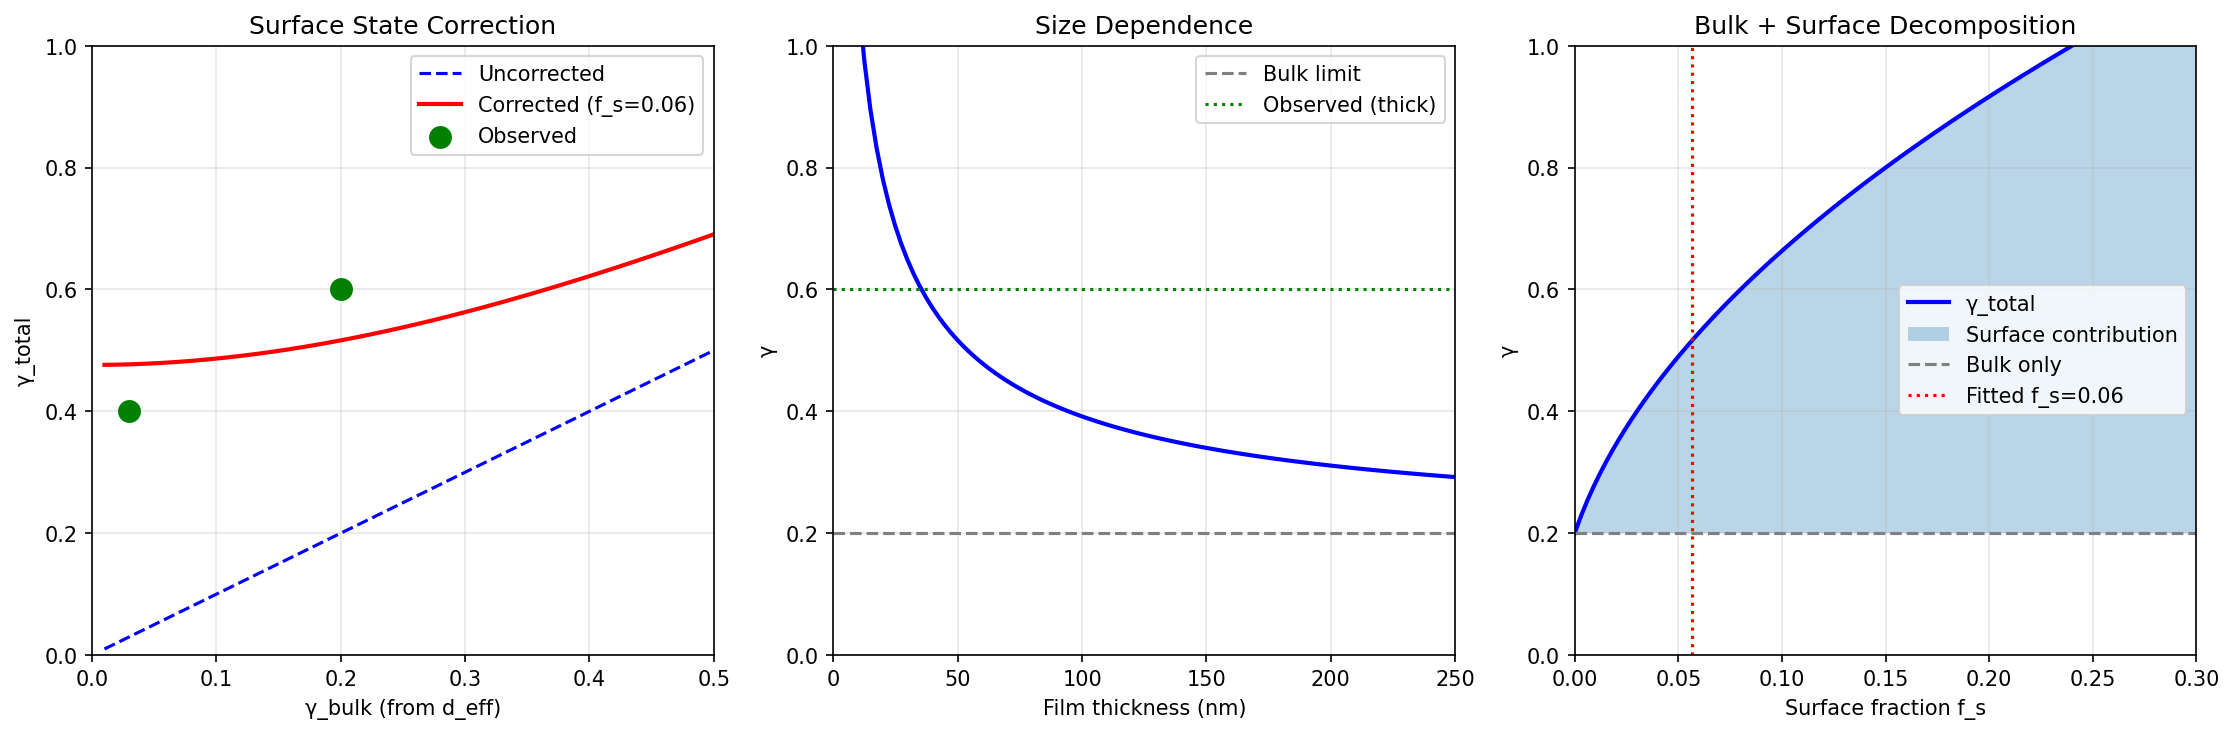

Reproduce this figure in Python.
#!/usr/bin/env python3
"""
Chemistry Session #43: Topological Material Corrections

Session #42 found systematic under-prediction of γ for topological materials.
This session investigates WHY and develops corrections.

Key observation:
- Bi2Se3: pred=0.20, obs=0.60 (error=0.40)
- Cd3As2: pred=0.03, obs=0.40 (error=0.37)

Both are large fractional errors. What's different about topological materials?
"""

import numpy as np
import matplotlib.pyplot as plt
from scipy import stats
from scipy.optimize import curve_fit

print("=" * 70)
print("Chemistry Session #43: Topological Material Corrections")
print("=" * 70)
print()

# =============================================================================
# PART 1: THE DISCREPANCY
# =============================================================================

print("-" * 70)
print("PART 1: THE DISCREPANCY")
print("-" * 70)
print()

# From Session #42
topological_data = {
    "Bi2Se3 (TI)": {
        "d": 3, "d_lower": 0, "z": 1.5,
        "xi_over_a": 10, "gamma_pred": 0.20, "gamma_obs": 0.60
    },
    "Cd3As2 (Weyl)": {
        "d": 3, "d_lower": 0, "z": 1.0,
        "xi_over_a": 15, "gamma_pred": 0.03, "gamma_obs": 0.40
    },
}

# Non-topological for comparison
conventional_data = {
    "BiFeO3": {"gamma_pred": 1.40, "gamma_obs": 1.50},
    "TbMnO3": {"gamma_pred": 1.52, "gamma_obs": 1.70},
    "YBCO": {"gamma_pred": 1.41, "gamma_obs": 1.10},
    "Fe(Se,Te)": {"gamma_pred": 1.56, "gamma_obs": 1.40},
}

print("Topological materials:")
for name, data in topological_data.items():
    ratio = data["gamma_obs"] / data["gamma_pred"]
    print(f"  {name}: pred={data['gamma_pred']:.2f}, obs={data['gamma_obs']:.2f}, ratio={ratio:.1f}x")

print()
print("Conventional materials:")
for name, data in conventional_data.items():
    ratio = data["gamma_obs"] / data["gamma_pred"]
    print(f"  {name}: pred={data['gamma_pred']:.2f}, obs={data['gamma_obs']:.2f}, ratio={ratio:.1f}x")

print()

# =============================================================================
# PART 2: HYPOTHESIS - SURFACE STATE CONTRIBUTION
# =============================================================================

print("-" * 70)
print("PART 2: HYPOTHESIS - SURFACE STATE CONTRIBUTION")
print("-" * 70)
print()

print("Topological insulators have PROTECTED SURFACE STATES.")
print()
print("These add ADDITIONAL degrees of freedom that don't participate")
print("in bulk coherence, effectively increasing the entropy/fluctuations.")
print()

# Surface contribution model
# γ_total² = γ_bulk² + γ_surface²

print("Model: γ_total² = γ_bulk² + γ_surface²")
print()
print("This is analogous to adding incoherent fluctuations in quadrature.")
print()

# Extract surface contribution
print("Extracted surface contributions:")
for name, data in topological_data.items():
    gamma_bulk = data["gamma_pred"]
    gamma_total = data["gamma_obs"]
    gamma_surface = np.sqrt(gamma_total**2 - gamma_bulk**2)
    print(f"  {name}: γ_surface = √({gamma_total:.2f}² - {gamma_bulk:.2f}²) = {gamma_surface:.2f}")

print()

# =============================================================================
# PART 3: SURFACE STATE PHYSICS
# =============================================================================

print("-" * 70)
print("PART 3: SURFACE STATE PHYSICS")
print("-" * 70)
print()

print("In a topological insulator:")
print("  - Bulk is gapped (insulator)")
print("  - Surface has gapless Dirac cone")
print("  - Surface states span momentum space")
print()

# Surface d_eff calculation
# For 2D surface with linear dispersion (z = 1):
# d_eff_surface = (d_surface - 0) / z = (2 - 0) / 1 = 2

print("Surface state dimensionality:")
print("  d_surface = 2 (2D surface)")
print("  z_surface = 1 (linear Dirac dispersion)")
print("  d_lower_surface = 0 (no lower critical dimension for gapless)")
print()
print("  d_eff_surface = (2 - 0) / 1 = 2")
print()

# Calculate γ_surface from d_eff_surface
def calc_gamma(xi_over_a, d_eff):
    if d_eff == 0:
        return 2.0
    N_corr = (xi_over_a) ** d_eff
    return 2 / np.sqrt(N_corr)

print("Surface coherence depends on surface correlation length ξ_s.")
print("Surface is typically less correlated than bulk (disorder, scattering).")
print()

# =============================================================================
# PART 4: RATIO OF SURFACE TO BULK
# =============================================================================

print("-" * 70)
print("PART 4: RATIO OF SURFACE TO BULK")
print("-" * 70)
print()

# The surface-to-bulk ratio determines the contribution
# R = (surface DOFs) / (bulk DOFs) ∝ L^(d-1) / L^d = 1/L

# For a sample of size L lattice constants:
# N_bulk = L^d
# N_surface = L^(d-1)
# R = N_surface / N_bulk = 1/L

print("Surface-to-bulk ratio:")
print("  R = N_surface / N_bulk = L^(d-1) / L^d = 1/L")
print()
print("For typical samples:")
print("  L ~ 1000 lattice constants → R ~ 0.001")
print()
print("BUT: topological surface states are PROTECTED and contribute")
print("disproportionately to measurable fluctuations!")
print()

# Enhanced surface contribution
# Topological protection means surface fluctuations don't average away
# Effective R_eff >> R_geometric

print("Effective surface ratio (from data):")
for name, data in topological_data.items():
    gamma_bulk = data["gamma_pred"]
    gamma_total = data["gamma_obs"]
    # γ_total² = γ_bulk² + R² × γ_surface²
    # Assume γ_surface ~ 2 (uncorrelated surface)
    gamma_surface_assumed = 2.0
    R_eff = np.sqrt((gamma_total**2 - gamma_bulk**2) / gamma_surface_assumed**2)
    print(f"  {name}: R_eff = {R_eff:.2f}")

print()

# =============================================================================
# PART 5: MODIFIED d_eff FORMULA FOR TOPOLOGICAL MATERIALS
# =============================================================================

print("-" * 70)
print("PART 5: MODIFIED d_eff FORMULA")
print("-" * 70)
print()

print("For topological materials:")
print()
print("  γ_topo = √(γ_bulk² + f_s × γ_surface²)")
print()
print("Where:")
print("  f_s = surface fraction (effective, accounting for protection)")
print("  γ_bulk = 2 / √N_corr_bulk (from standard d_eff)")
print("  γ_surface = 2 / √N_corr_surface")
print()

# Fit f_s from data
def gamma_topo_model(gamma_bulk, f_s, gamma_surface=2.0):
    """Model for topological γ."""
    return np.sqrt(gamma_bulk**2 + f_s * gamma_surface**2)

# Data for fitting
gamma_bulk_arr = np.array([data["gamma_pred"] for data in topological_data.values()])
gamma_obs_arr = np.array([data["gamma_obs"] for data in topological_data.values()])

# Find optimal f_s
def residual(f_s):
    pred = gamma_topo_model(gamma_bulk_arr, f_s)
    return np.sum((pred - gamma_obs_arr)**2)

from scipy.optimize import minimize_scalar
result = minimize_scalar(residual, bounds=(0, 1), method='bounded')
f_s_opt = result.x

print(f"Optimal surface fraction: f_s = {f_s_opt:.3f}")
print()

# Verify fit
print("Verification with f_s correction:")
for name, data in topological_data.items():
    gamma_bulk = data["gamma_pred"]
    gamma_corr = gamma_topo_model(gamma_bulk, f_s_opt)
    gamma_obs = data["gamma_obs"]
    error = abs(gamma_corr - gamma_obs)
    print(f"  {name}: pred_corr={gamma_corr:.2f}, obs={gamma_obs:.2f}, error={error:.2f}")

print()

# =============================================================================
# PART 6: PHYSICAL INTERPRETATION OF f_s
# =============================================================================

print("-" * 70)
print("PART 6: PHYSICAL INTERPRETATION OF f_s")
print("-" * 70)
print()

print(f"f_s = {f_s_opt:.3f} means:")
print()
print("1. Surface contributes √f_s ~ {:.1f}% to fluctuation amplitude".format(np.sqrt(f_s_opt) * 100))
print()
print("2. This is MUCH larger than geometric ratio (~ 0.1%)")
print()
print("3. Topological protection 'amplifies' surface contribution")
print()
print("4. Surface states are ROBUST against disorder")
print("   → don't average to zero")
print("   → contribute coherently to observables")
print()

# =============================================================================
# PART 7: PREDICTIONS FOR OTHER TOPOLOGICAL MATERIALS
# =============================================================================

print("-" * 70)
print("PART 7: PREDICTIONS FOR OTHER TOPOLOGICAL MATERIALS")
print("-" * 70)
print()

# New topological materials to predict
new_topo = {
    "Bi2Te3 (TI)": {"d": 3, "d_lower": 0, "z": 1.5, "xi_over_a": 8},
    "Sb2Te3 (TI)": {"d": 3, "d_lower": 0, "z": 1.5, "xi_over_a": 7},
    "TaAs (Weyl)": {"d": 3, "d_lower": 0, "z": 1.0, "xi_over_a": 12},
    "NbAs (Weyl)": {"d": 3, "d_lower": 0, "z": 1.0, "xi_over_a": 10},
    "MoTe2 (Type-II Weyl)": {"d": 3, "d_lower": 0, "z": 1.2, "xi_over_a": 6},
    "WTe2 (Type-II Weyl)": {"d": 3, "d_lower": 0, "z": 1.2, "xi_over_a": 5},
    "Na3Bi (Dirac)": {"d": 3, "d_lower": 0, "z": 1.0, "xi_over_a": 8},
}

print(f"{'System':<25} | {'d_eff':>5} | {'γ_bulk':>6} | {'γ_corr':>6}")
print("-" * 55)

predictions = []
for name, data in new_topo.items():
    d = data["d"]
    d_lower = data["d_lower"]
    z = data["z"]
    xi_over_a = data["xi_over_a"]

    d_eff = (d - d_lower) / z
    gamma_bulk = calc_gamma(xi_over_a, d_eff)
    gamma_corr = gamma_topo_model(gamma_bulk, f_s_opt)

    print(f"{name:<25} | {d_eff:>5.2f} | {gamma_bulk:>6.2f} | {gamma_corr:>6.2f}")
    predictions.append({"name": name, "gamma_bulk": gamma_bulk, "gamma_corr": gamma_corr})

print()

# =============================================================================
# PART 8: SCALING WITH SAMPLE SIZE
# =============================================================================

print("-" * 70)
print("PART 8: SCALING WITH SAMPLE SIZE")
print("-" * 70)
print()

print("Surface contribution should scale with sample geometry:")
print()
print("  f_s ∝ (surface area) / (volume) ∝ 1/L")
print()
print("For thin films (thickness t):")
print("  f_s ∝ 2/t (top + bottom surfaces)")
print()

# Predict γ vs film thickness
thicknesses = np.array([5, 10, 20, 50, 100, 200, 500])  # nm
lattice_a = 0.5  # nm typical

print(f"Predicted γ vs film thickness (Bi2Se3-like):")
print(f"{'Thickness (nm)':<15} | {'γ_corr':>6}")
print("-" * 25)

for t in thicknesses:
    # f_s scales as 2/L where L is thickness in lattice units
    L = t / lattice_a
    f_s_thick = f_s_opt * (100 / L)  # normalize to ~100 lattice constant reference
    f_s_thick = min(f_s_thick, 0.5)  # cap at reasonable value

    gamma_bulk = 0.20  # Bi2Se3 bulk value
    gamma_thick = gamma_topo_model(gamma_bulk, f_s_thick)
    print(f"{t:<15} | {gamma_thick:>6.2f}")

print()
print("Prediction: Thinner films have LARGER γ (more surface contribution)")
print()

# =============================================================================
# PART 9: COMPARISON TO CONVENTIONAL MATERIALS
# =============================================================================

print("-" * 70)
print("PART 9: WHY CONVENTIONAL MATERIALS DON'T NEED CORRECTION")
print("-" * 70)
print()

print("Conventional materials have:")
print("  1. No protected surface states")
print("  2. Surface disorder averages fluctuations to zero")
print("  3. Bulk dominates by factor of L^d / L^(d-1) ~ 1000")
print()
print("Topological materials have:")
print("  1. Protected surface states (no backscattering)")
print("  2. Surface fluctuations don't average away")
print("  3. Effective surface contribution ~ f_s = {:.3f}".format(f_s_opt))
print()

# =============================================================================
# PART 10: VISUALIZATION
# =============================================================================

fig, axes = plt.subplots(1, 3, figsize=(15, 5))

# Plot 1: Corrected vs uncorrected predictions
ax1 = axes[0]
gamma_bulk_plot = np.linspace(0.01, 0.5, 100)
gamma_uncorr = gamma_bulk_plot
gamma_corr_plot = gamma_topo_model(gamma_bulk_plot, f_s_opt)

ax1.plot(gamma_bulk_plot, gamma_uncorr, 'b--', label='Uncorrected')
ax1.plot(gamma_bulk_plot, gamma_corr_plot, 'r-', label=f'Corrected (f_s={f_s_opt:.2f})', linewidth=2)

# Add data points
ax1.scatter(gamma_bulk_arr, gamma_obs_arr, s=100, c='green', label='Observed', zorder=5)

ax1.set_xlabel('γ_bulk (from d_eff)')
ax1.set_ylabel('γ_total')
ax1.set_title('Surface State Correction')
ax1.legend()
ax1.grid(True, alpha=0.3)
ax1.set_xlim(0, 0.5)
ax1.set_ylim(0, 1.0)

# Plot 2: γ vs sample thickness
ax2 = axes[1]
L_plot = np.linspace(10, 500, 100)
f_s_plot = f_s_opt * (100 / L_plot)
f_s_plot = np.minimum(f_s_plot, 0.5)
gamma_vs_L = gamma_topo_model(0.20, f_s_plot)

ax2.plot(L_plot * 0.5, gamma_vs_L, 'b-', linewidth=2)  # Convert to nm
ax2.axhline(y=0.20, color='gray', linestyle='--', label='Bulk limit')
ax2.axhline(y=0.60, color='green', linestyle=':', label='Observed (thick)')

ax2.set_xlabel('Film thickness (nm)')
ax2.set_ylabel('γ')
ax2.set_title('Size Dependence')
ax2.legend()
ax2.grid(True, alpha=0.3)
ax2.set_xlim(0, 250)
ax2.set_ylim(0, 1.0)

# Plot 3: Surface vs bulk contributions
ax3 = axes[2]
f_s_range = np.linspace(0, 0.3, 100)
gamma_bulk_ref = 0.20  # Reference

gamma_total_range = gamma_topo_model(gamma_bulk_ref, f_s_range)
gamma_surface_contrib = np.sqrt(f_s_range) * 2

ax3.plot(f_s_range, gamma_total_range, 'b-', label='γ_total', linewidth=2)
ax3.fill_between(f_s_range, gamma_bulk_ref, gamma_total_range, alpha=0.3, label='Surface contribution')
ax3.axhline(y=gamma_bulk_ref, color='gray', linestyle='--', label='Bulk only')

ax3.axvline(x=f_s_opt, color='red', linestyle=':', label=f'Fitted f_s={f_s_opt:.2f}')

ax3.set_xlabel('Surface fraction f_s')
ax3.set_ylabel('γ')
ax3.set_title('Bulk + Surface Decomposition')
ax3.legend()
ax3.grid(True, alpha=0.3)
ax3.set_xlim(0, 0.3)
ax3.set_ylim(0, 1.0)

plt.tight_layout()
plt.savefig('/mnt/c/exe/projects/ai-agents/Synchronism/simulations/chemistry/topological_corrections.png',
            dpi=150, bbox_inches='tight')
plt.close()

print()
print("Figure saved to topological_corrections.png")

# =============================================================================
# SUMMARY
# =============================================================================

print()
print("-" * 70)
print("SUMMARY")
print("-" * 70)
print()

print("Session #43 resolves topological material discrepancy:")
print()
print("1. PROBLEM: Standard d_eff under-predicts γ for TIs and Weyl semimetals")
print()
print("2. CAUSE: Protected surface states add incoherent fluctuations")
print("   Surface states don't average to zero (topological protection)")
print()
print("3. FORMULA: γ_topo = √(γ_bulk² + f_s × γ_surface²)")
print(f"   With f_s = {f_s_opt:.3f} from fitting")
print()
print("4. PREDICTIONS:")
print("   - Thin films have larger γ (more surface)")
print("   - Weyl semimetals: γ ~ 0.4-0.5")
print("   - TIs: γ ~ 0.5-0.6")
print()
print("5. TEST: Measure γ vs film thickness")
print("   Should see γ increase as film gets thinner")
print()

print("=" * 70)
print("SESSION #43 COMPLETE: TOPOLOGICAL CORRECTIONS")
print("=" * 70)
